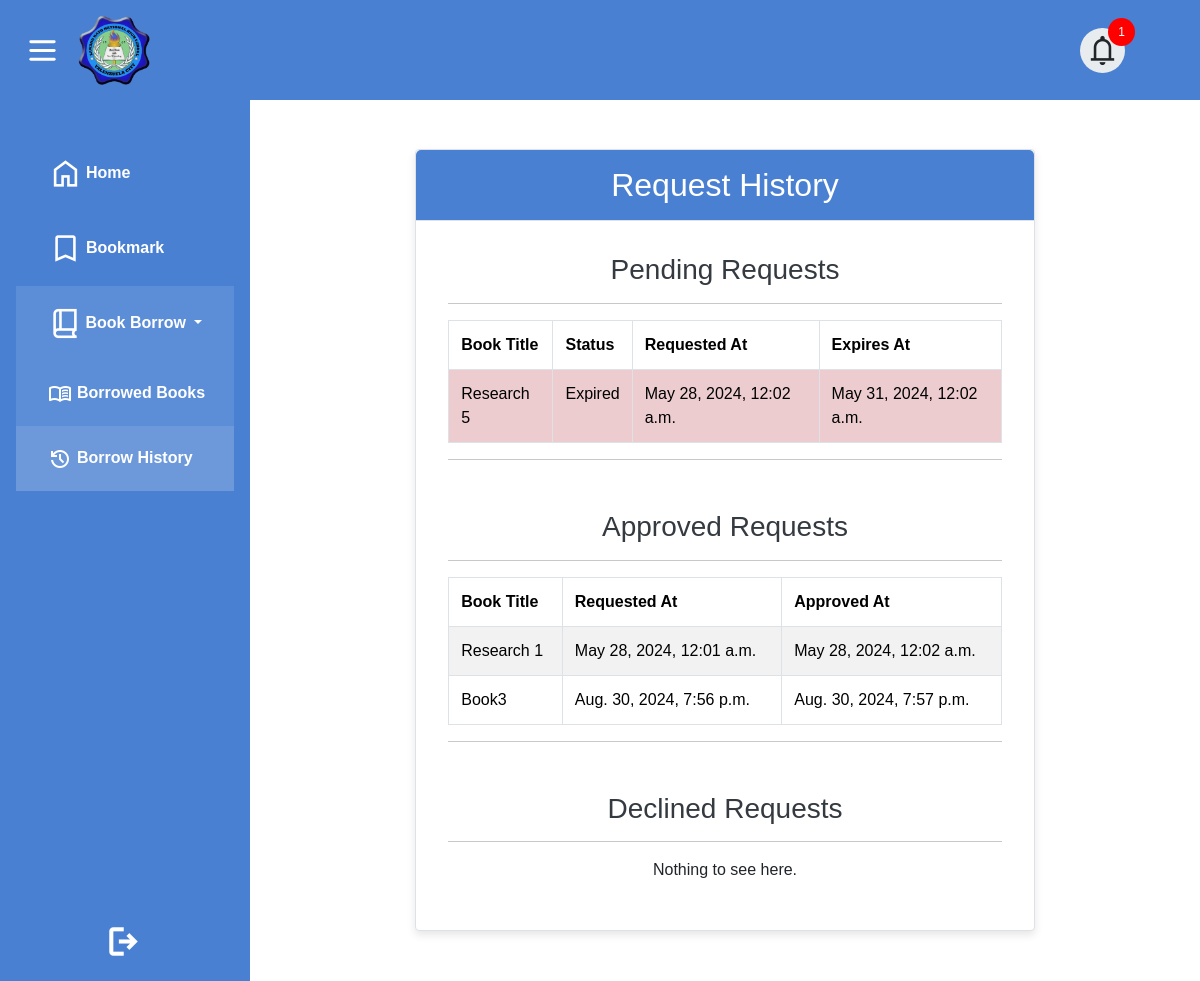
The page /student/request-history/ (signed in) on the database as committed earlier.
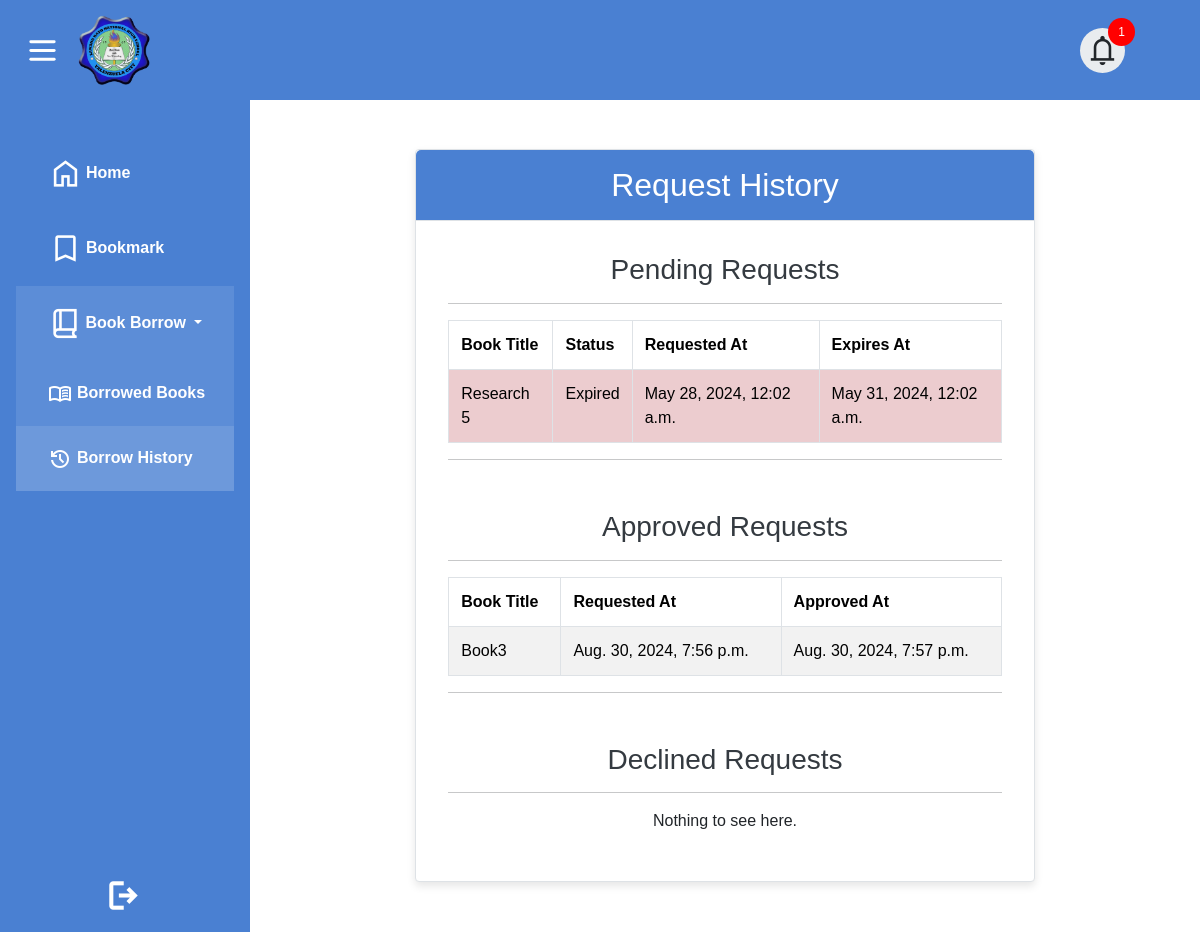
The same page on the database as committed later.
### librarian/models.py (models this page shows, shortened)
class BorrowRequest(models.Model):
    book = models.ForeignKey(Books, on_delete=models.CASCADE)
    requested_by = models.ForeignKey(User, on_delete=models.CASCADE)
    requested_at = models.DateTimeField(auto_now_add=True)
    expires_at = models.DateTimeField(default=default_expiry)
    status = models.CharField(max_length=20, choices=[('Pending', 'Pending'), ('Approved', 'Approved'), ('Denied', 'Denied'), ('Expired', 'Expired')], default='Pending')
    file_type = models.CharField(max_length=20, choices=[('eBook', 'eBook'), ('Research Paper', 'Research Paper')], default='eBook')
    def is_expired(self):
        return timezone.now() > self.expires_at

class Books(models.Model):
    BookTitle = models.CharField(max_length=100)
    Author = models.CharField(max_length=100)
    Description = models.TextField(null=True, blank=True)
    Date = models.DateField()
    Category = models.ManyToManyField(Category)
    SubCategory = models.ManyToManyField(SubCategory)
    Language = models.CharField(max_length=100, choices=LANGUAGE_CHOICES, default='english')
    BookFile = models.FileField(upload_to="books/files/", default='default_value.pdf')
    BookImage = models.ImageField(upload_to="books/images/", default='default_image.jpg')
    deleted_at = models.DateTimeField(null=True, blank=True)
    available = models.BooleanField(default=True)
    bookmarked_by = models.ManyToManyField(User, related_name='bookmarks', blank=True)
    borrowed = models.ManyToManyField(User, related_name='borrow', blank="True")
    PageViews = models.IntegerField(default=0)
    eBook = models.BooleanField(default=False)
    research_paper = models.BooleanField(default=False)
    hardCopy = models.BooleanField(default=False)
    stock = models.IntegerField(default=0)
    TimesBorrow = models.IntegerField(default=0)

class ApprovedRequest(models.Model):
    book = models.ForeignKey(Books, on_delete=models.CASCADE)
    requested_by = models.ForeignKey(User, on_delete=models.CASCADE)
    requested_at = models.DateTimeField()
    approved_at = models.DateTimeField(auto_now_add=True)
    inOut = models.BooleanField(default=True)
    expireTime = models.DateTimeField(default=default_expiry)

### student/views.py (the view)
# urls.py: path('request-history/', views.request_history_view, name='request_history'),
@login_required
def request_history_view(request):
    pending_requests = BorrowRequest.objects.filter(requested_by=request.user)
    for request_obj in pending_requests:
        if request_obj.is_expired() and request_obj.status != 'Expired':
            request_obj.status = 'Expired'
            request_obj.save()
    approved_requests = ApprovedRequest.objects.filter(requested_by=request.user)
    declined_requests = DeclinedRequest.objects.filter(requested_by=request.user)
    context = {
        'pending_requests': pending_requests,
        'approved_requests': approved_requests,
        'declined_requests': declined_requests,
    }
    return render(request, 'requesthistory.html', context)

### student/templatetags/custom_tags.py (called while the page is built)
@register.filter(name='is_student')
def is_student(user):
    return user.groups.filter(name='Student').exists()

### student/templates/requesthistory.html (shortened to what this page needs)
{% extends 'student.html' %}
{% block notification %}
<div class="notification-icon">
    <span class="material-symbols-outlined" id="notification-bell">notifications</span>
    <span class="notification-badge" id="notification-count">0</span>
</div>
{% endblock %}
{% block nav %}
<a href="{% url 'view' %}" class="navbar-desc"><li><span class="material-symbols-outlined navbar-icon" alt="home">home</span>Home</li></a>
<a href="{% url 'bookmark' %}" class="navbar-desc"><li><span class="material-symbols-outlined bookmark navbar-icon" alt="bookmark">bookmark</span>Bookmark</li></a>
<li id="li-dropdown" class="active"><div>
    <button class="dropdown-btn dropdown-toggle navbar-desc" type="button" data-bs-toggle="dropdown" aria-expanded="false">
        <span class="material-symbols-outlined navbar-icon">book_2</span>Book Borrow
    </button>
    <ul class="dropdown-menu animate-dropdown show">
        <a class="sub-nav" href="{% url 'borrowed_books' %}"><li><span class="material-symbols-outlined sub-icon">menu_book</span>Borrowed Books</li></a>
        <a class="sub-nav" href="{% url 'request_history' %}"><li class="active"><span class="material-symbols-outlined sub-icon ">history</span>Borrow History</li></a>
    </ul>
  </div>
</li>
{% endblock %}
{% block body %}
<div class="container d-flex justify-content-center mt-5">
    <div class="card w-75">
        <div class="card-header text-center">
            <h2>Request History</h2>
        </div>
        <div class="card-body">
            <h3 class="sections">Pending Requests</h3>
            <hr>
            {% if pending_requests %}
            <table class="table table-striped table-hover">
                <thead>
                    <tr>
                        <th>Book Title</th>
                        <th>Status</th>
                        <th>Requested At</th>
                        <th>Expires At</th>
                    </tr>
                </thead>
                <tbody>
                    {% for request in pending_requests %}
                    <tr class="{% if request.is_expired %}table-danger{% endif %}">
                        <td class="book-title">{{ request.book.BookTitle }}</td>
                        <td>{{ request.status }}</td>
                        <td>{{ request.requested_at }}</td>
                        <td>{{ request.expires_at }}</td>
                    </tr>
                    {% endfor %}
                </tbody>
            </table>
            {% else %}
            <p class="text-center">Nothing to see here.</p>
            {% endif %}
            <hr>
            <h3 class="sections sec-mar">Approved Requests</h3>
            <hr>
            {% if approved_requests %}
            <table class="table table-striped table-hover">
                <thead>
                    <tr>
                        <th>Book Title</th>
                        <th>Requested At</th>
                        <th>Approved At</th>
                    </tr>
                </thead>
                <tbody>
                    {% for request in approved_requests %}
                    <tr>
                        <td class="book-title">{{ request.book.BookTitle }}</td>
                        <td>{{ request.requested_at }}</td>
                        <td>{{ request.approved_at }}</td>
                    </tr>
                    {% endfor %}
                </tbody>
            </table>
            {% else %}
            <p class="text-center">Nothing to see here.</p>
            {% endif %}
            <hr>
            <h3 class="sections sec-mar">Declined Requests</h3>
            <hr>
            {% if declined_requests %}
            <table class="table table-striped table-hover">
                <thead>
                    <tr>
                        <th>Book Title</th>
                        <th>Requested At</th>
                        <th>Declined At</th>
                    </tr>
                </thead>
                <tbody>
                    {% for request in declined_requests %}
                    <tr>
                        <td class="book-title">{{ request.book.BookTitle }}</td>
                        <td>{{ request.requested_at }}</td>
                        <td>{{ request.declined_at }}</td>
                    </tr>
                    {% endfor %}
                </tbody>
            </table>
            {% else %}
            <p class="text-center">Nothing to see here.</p>
            {% endif %}
        </div>
    </div>
</div>
{% endblock %}

### student/templates/student.html (shortened to what this page needs)
{% load custom_tags %}
{% if user.is_authenticated and user|is_student %}
{% load static %}
<!DOCTYPE html>
<html lang="en">
<head>
    <link rel="stylesheet" href="https://cdn.jsdelivr.net/npm/bootstrap@5.3.3/dist/css/bootstrap.min.css">
    <link rel="stylesheet" href="https://cdnjs.cloudflare.com/ajax/libs/OwlCarousel2/2.3.4/assets/owl.carousel.min.css">
    <link rel="stylesheet" href="https://cdnjs.cloudflare.com/ajax/libs/OwlCarousel2/2.3.4/assets/owl.theme.default.min.css">
</head>
<body>
    <div class="main-container with-sidebar" id="main-container">
        <header class="header fixed-top">
            <div class="logo">
                <span id="sidebar-btn" type="button" data-bs-toggle="offcanvas" data-bs-target="#offcanvasScrolling" aria-controls="offcanvasScrolling">
                </span>
                <a href="{% url 'view' %}"class="logo-img">
                    <img src="{% static 'playground/Logo.png' %}" alt="Logo" height="80px" id="logo">
                </a>
            </div>
            {% block notification %}{% endblock %}
        </header>
        <div class="offcanvas offcanvas-start show" data-bs-scroll="true" data-bs-backdrop="false" tabindex="-1" id="offcanvasScrolling" aria-labelledby="offcanvasScrollingLabel">
            <div class="offcanvas-body side-bar show">
                <ul class="sidebar-nav">
                    {% block nav %}{% endblock %}
                </ul>
                <div class="logout">
                    <a href="{% url 'logout_user' %}"><span class="material-symbols-outlined navbar-icon navbar-text">logout</span></a>
                </div>
            </div>
        </div>
        <div class="content">
            {% block body %}{% endblock %}
        </div>
    </div>
</body>
</html>
{%endif%}

### student/templates/requesthistory.html (style rules this page uses)
.content { padding: 0 50px; margin-top: 100px; margin-bottom: 50px; }
.container { margin-top: 5rem; }
.card { width: 75%; margin: auto; border: 1px solid #dee2e6; border-radius: 0.25rem; box-shadow: 0 4px 8px rgba(0, 0, 0, 0.1); background-color: #fff; }
.card-header { background-color: rgb(74, 128, 210); color: #fff; padding: 1rem; text-align: center; border-bottom: 1px solid #dee2e6; }
.card-header h2 { margin: 0; }
.card-body { padding: 2rem; }
.card-body h3 { color: #343a40; }
.table { width: 100%; margin-bottom: 1rem; border-collapse: collapse; }
.table thead { background-color: #007bff; color: #fff; }
.table th, .table td { padding: 0.75rem; border: 1px solid #dee2e6; }
.table-striped tbody tr:nth-of-type(odd) { background-color: #f8f9fa; }
.table-danger { background-color: #f8d7da; }
.text-center { text-align: center; }
.sections { text-align: center; }
.sec-mar { margin-top: 50px; }
.notification-badge { position: absolute; top: 0; right: 0; background-color: red; color: white; border-radius: 50%; padding: 5px 10px; font-size: 12px; transform: translate(10px, -10px); }
.notification-icon, .notification-icon-2 { width: 45px; height: 45px; display: inline-flex; align-items: center; justify-content: center; position: relative; }
.notification-icon { margin-right: 75px; border-radius: 50%; background-color: #e9ecef; }
.material-symbols-outlined { font-size: 35px; cursor: pointer; transition: color 0.3s; }
.book-title { text-transform: capitalize; }
.animate-dropdown { opacity: 0; }
.dropdown-menu.show { transform: scaleY(0); opacity: 1; transform: translate(0px, 0px); width: 218px; background-color: transparent; border: none; position: relative; padding: 0; }
#li-dropdown { padding: 0; margin: 20; }
.dropdown-btn { box-sizing: border-box; width: 100%; height: 100%; background-color: transparent; border: none; color: white; padding: 20px; }
.sub-nav { color: white; font-weight: bold; font-size: 1rem; width: 100%; }
.sub-icon { font-size: 1.5rem; vertical-align: middle; padding-right: 5px; }

Rows that differ between the two databases and show on the page:
removed ApprovedRequest: book.BookTitle "Research 1", requested_at "May 28, 2024, 12:01 a.m.", approved_at "May 28, 2024, 12:02 a.m."
